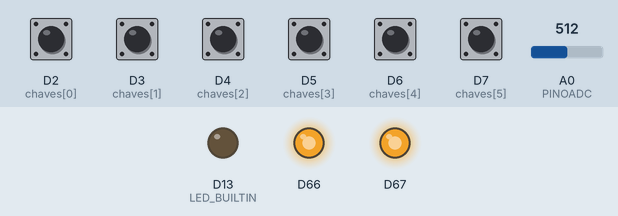
A sketch run on a simulated Arduino Due. Shown: output pins drawn as LEDs (lit = HIGH). Dashed ring = blinking. The test bench sets the inputs (shaded band); at power-on: D2 (chaves[0]), D3 (chaves[1]), D4 (chaves[2]), D5 (chaves[3]), D6 (chaves[4]), D7 (chaves[5]) HIGH, A0 (PINOADC) = 512. What the sketch prints to the serial monitor is not drawn.

Above: at 1.2 s.
1.3 s: D7 (chaves[5]) pulled LOW for 0.15 s
At 2.6 s:
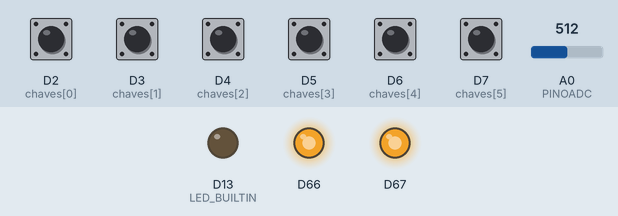
2.9 s: D2 (chaves[0]) pulled LOW for 1 s
At 3.65 s:
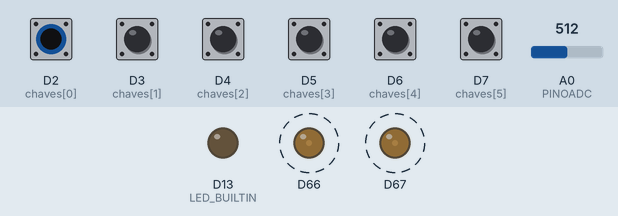
5.4 s: D3 (chaves[1]) pulled LOW for 1 s
At 7.5 s:
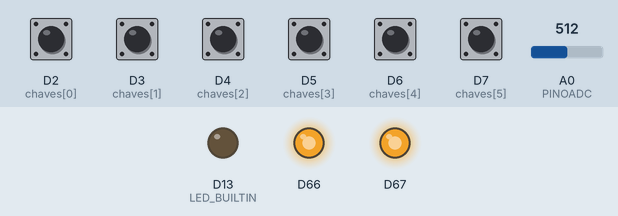
7.9 s: D4 (chaves[2]) pulled LOW for 0.15 s
9.5 s: D5 (chaves[3]) pulled LOW for 0.15 s
11.1 s: D4 (chaves[2]) pulled LOW for 1 s
Timing chart, 0 to 14.1 s (numbered marks = the images above; inputs shaded):
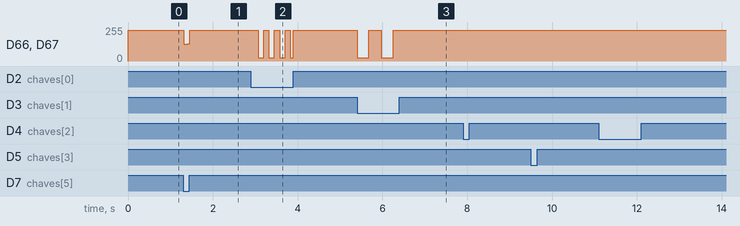

The sketch:

main.ino
```cpp
/* UNIVERSIDADE FEDERAL DE UBERLANDIA
   Biomedical Engineering
   Autors: Ítalo G S Fernandes
           Paulo Camargos Silva
           Nathalia Rodrigues
   contact: italogsfernandes@gmail.com
   URLs: https://github.com/italogfernandes/SEB
  Este codigo faz parte da disciplina de sinais e sistemas
  para engenhara biomedica e visa emular um gerador de sinais
  utilizando as portas DAC do Arduino Due
  Tal sinal tambem sera enviado para a interface Serial
  podendo ser visualizado pelo serial plotter.
    Esquema de montagem:
    Arduino - Dispositivo
    DAC0    - Sinal de saida do canal 0
    DAC1    - Sinal de saida do canal 1
    GND     - Ground comum
*/
#define PINODAC DAC0
#define PINOADC A0
#define UART_BAUDRATE 115200

const double ecg_wave[500] = {
  0, 0.00027337, 0.00054675, 0.00082012, 0.0010935, 0.0013669, 0.0016402, 0.0019136, 0.002187, 0.0024604, 0.0027337, 0.0030071, 0.0032805, 0.0035539, 0.0038272, 0.0041006,
0.004374, 0.0046473, 0.0049207, 0.0051941, 0.0054675, 0.0057408, 0.0060142, 0.0062876, 0.006561, 0.0068343, 0.0071077, 0.0073811, 0.0076545, 0.0079278, 0.0082012, 0.0084746,
0.017655, 0.026836, 0.036017, 0.045198, 0.054379, 0.063559, 0.07274, 0.081921, 0.091102, 0.10028, 0.10946, 0.11864, 0.12782, 0.13701, 0.14619, 0.15537,
0.16455, 0.17373, 0.18291, 0.19209, 0.20127, 0.21045, 0.21963, 0.22881, 0.23799, 0.24718, 0.25636, 0.26554, 0.27472, 0.2839, 0.29308, 0.30226,
0.31144, 0.32062, 0.3298, 0.33898, 0.3298, 0.32062, 0.31144, 0.30226, 0.29308, 0.2839, 0.27472, 0.26554, 0.25636, 0.24718, 0.23799, 0.22881,
0.21963, 0.21045, 0.20127, 0.19209, 0.18291, 0.17373, 0.16455, 0.15537, 0.14619, 0.13701, 0.12782, 0.11864, 0.10946, 0.10028, 0.091102, 0.081921,
0.07274, 0.063559, 0.054379, 0.045198, 0.036017, 0.026836, 0.017655, 0.0084746, 0.0082903, 0.0081061, 0.0079219, 0.0077377, 0.0075534, 0.0073692, 0.007185, 0.0070007,
0.0068165, 0.0066323, 0.006448, 0.0062638, 0.0060796, 0.0058954, 0.0057111, 0.0055269, 0.0053427, 0.0051584, 0.0049742, 0.00479, 0.0046057, 0.0044215, 0.0042373, 0.0040531,
0.0038688, 0.0036846, 0.0035004, 0.0033161, 0.0031319, 0.0029477, 0.0027634, 0.0025792, 0.002395, 0.0022108, 0.0020265, 0.0018423, 0.0016581, 0.0014738, 0.0012896, 0.0011054,
0.00092115, 0.00073692, 0.00055269, 0.00036846, 0.00018423, 0, -0.026194, -0.052388, -0.078582, -0.10478, -0.13097, -0.15716, -0.18336, -0.20955, -0.23575, -0.26194,
-0.28814, -0.23661, -0.18508, -0.13356, -0.082034, -0.030508, 0.021017, 0.072542, 0.12407, 0.17559, 0.22712, 0.27864, 0.33017, 0.38169, 0.43322, 0.48475,
0.53627, 0.5878, 0.63932, 0.69085, 0.74237, 0.7939, 0.84542, 0.89695, 0.94847, 1, 0.92644, 0.85288, 0.77932, 0.70576, 0.6322, 0.55864,
0.48508, 0.41153, 0.33797, 0.26441, 0.19085, 0.11729, 0.043729, -0.029831, -0.10339, -0.17695, -0.25051, -0.32407, -0.39763, -0.47119, -0.54475, -0.61831,
-0.69186, -0.76542, -0.83898, -0.76907, -0.69915, -0.62924, -0.55932, -0.48941, -0.41949, -0.34958, -0.27966, -0.20975, -0.13983, -0.069915, 0, 0.00018625,
0.00037251, 0.00055876, 0.00074502, 0.00093127, 0.0011175, 0.0013038, 0.00149, 0.0016763, 0.0018625, 0.0020488, 0.0022351, 0.0024213, 0.0026076, 0.0027938, 0.0029801, 0.0031663,
0.0033526, 0.0035388, 0.0037251, 0.0039113, 0.0040976, 0.0042839, 0.0044701, 0.0046564, 0.0048426, 0.0050289, 0.0052151, 0.0054014, 0.0055876, 0.0057739, 0.0059601, 0.0061464,
0.0063327, 0.0065189, 0.0067052, 0.0068914, 0.0070777, 0.0072639, 0.0074502, 0.0076364, 0.0078227, 0.0080089, 0.0081952, 0.0083814, 0.0085677, 0.008754, 0.0089402, 0.0091265,
0.0093127, 0.009499, 0.0096852, 0.0098715, 0.010058, 0.010244, 0.01043, 0.010617, 0.010803, 0.010989, 0.011175, 0.011362, 0.011548, 0.011734, 0.01192, 0.012107,
0.012293, 0.012479, 0.012665, 0.012852, 0.013038, 0.013224, 0.01341, 0.013597, 0.013783, 0.013969, 0.014155, 0.014342, 0.014528, 0.014714, 0.0149, 0.015087,
0.015273, 0.015459, 0.015645, 0.015832, 0.016018, 0.016204, 0.01639, 0.016577, 0.016763, 0.016949, 0.021422, 0.025895, 0.030367, 0.03484, 0.039313, 0.043785,
0.048258, 0.052731, 0.057203, 0.061676, 0.066149, 0.070621, 0.075094, 0.079567, 0.08404, 0.088512, 0.092985, 0.097458, 0.10193, 0.1064, 0.11088, 0.11535,
0.11982, 0.12429, 0.12877, 0.13324, 0.13771, 0.14218, 0.14666, 0.15113, 0.1556, 0.16008, 0.16455, 0.16902, 0.17349, 0.17797, 0.17349, 0.16902,
0.16455, 0.16008, 0.1556, 0.15113, 0.14666, 0.14218, 0.13771, 0.13324, 0.12877, 0.12429, 0.11982, 0.11535, 0.11088, 0.1064, 0.10193, 0.097458,
0.092985, 0.088512, 0.08404, 0.079567, 0.075094, 0.070621, 0.066149, 0.061676, 0.057203, 0.052731, 0.048258, 0.043785, 0.039313, 0.03484, 0.030367, 0.025895,
0.021422, 0.016949, 0.016142, 0.015335, 0.014528, 0.013721, 0.012914, 0.012107, 0.011299, 0.010492, 0.0096852, 0.0088781, 0.008071, 0.0072639, 0.0064568, 0.0056497,
0.0048426, 0.0040355, 0.0032284, 0.0024213, 0.0016142, 0.0008071, 0, 0, 0, 0, 0, 0, 0, 0, 0, 0,
0, 0, 0, 0, 0, 0, 0, 0, 0, 0, 0, 0, 0, 0, 0, 0,
0, 0, 0, 0, 0, 0, 0, 0, 0, 0, 0, 0, 0, 0, 0, 0,
0, 0, 0, 0, 0, 0, 0, 0, 0, 0, 0, 0, 0, 0, 0, 0,
0, 0, 0, 0, 0, 0, 0, 0, 0, 0, 0, 0, 0, 0, 0, 0,
0, 0, 0, 0, 0, 0, 0, 0, 0, 0, 0, 0, 0, 0, 0, 0,
0, 0, 0, 0
};

const double sin_wave[500] = {
  0, 0.012591, 0.02518, 0.037766, 0.050345, 0.062916, 0.075477, 0.088027, 0.10056, 0.11308, 0.12558, 0.13806,
0.15052, 0.16296, 0.17537, 0.18775, 0.2001, 0.21243, 0.22471, 0.23696, 0.24918, 0.26135, 0.27348, 0.28557, 0.29762, 0.30962, 0.32156, 0.33346,
0.3453, 0.35709, 0.36883, 0.3805, 0.39212, 0.40367, 0.41515, 0.42658, 0.43793, 0.44922, 0.46043, 0.47157, 0.48264, 0.49363, 0.50454, 0.51537,
0.52612, 0.53678, 0.54736, 0.55786, 0.56826, 0.57858, 0.5888, 0.59893, 0.60897, 0.61891, 0.62875, 0.63849, 0.64813, 0.65767, 0.6671, 0.67643,
0.68565, 0.69476, 0.70376, 0.71265, 0.72143, 0.73009, 0.73863, 0.74706, 0.75537, 0.76357, 0.77164, 0.77958, 0.78741, 0.79511, 0.80268, 0.81013,
0.81744, 0.82463, 0.83169, 0.83861, 0.84541, 0.85206, 0.85859, 0.86497, 0.87122, 0.87734, 0.88331, 0.88914, 0.89483, 0.90038, 0.90579, 0.91105,
0.91617, 0.92115, 0.92597, 0.93065, 0.93519, 0.93957, 0.94381, 0.9479, 0.95183, 0.95562, 0.95925, 0.96273, 0.96606, 0.96924, 0.97226, 0.97513,
0.97784, 0.9804, 0.9828, 0.98505, 0.98714, 0.98908, 0.99085, 0.99247, 0.99394, 0.99524, 0.99639, 0.99738, 0.99821, 0.99889, 0.9994, 0.99976,
0.99996, 1, 0.99988, 0.9996, 0.99916, 0.99857, 0.99782, 0.9969, 0.99584, 0.99461, 0.99322, 0.99168, 0.98998, 0.98813, 0.98611, 0.98395,
0.98162, 0.97914, 0.9765, 0.97371, 0.97077, 0.96767, 0.96442, 0.96101, 0.95745, 0.95374, 0.94988, 0.94587, 0.94171, 0.9374, 0.93294, 0.92833,
0.92358, 0.91868, 0.91363, 0.90844, 0.9031, 0.89763, 0.892, 0.88624, 0.88034, 0.8743, 0.86812, 0.8618, 0.85534, 0.84875, 0.84203, 0.83517,
0.82818, 0.82105, 0.8138, 0.80642, 0.79891, 0.79127, 0.78351, 0.77562, 0.76762, 0.75949, 0.75123, 0.74286, 0.73438, 0.72577, 0.71705, 0.70822,
0.69927, 0.69022, 0.68105, 0.67178, 0.6624, 0.65291, 0.64332, 0.63363, 0.62384, 0.61395, 0.60396, 0.59388, 0.5837, 0.57343, 0.56307, 0.55262,
0.54208, 0.53146, 0.52075, 0.50996, 0.49909, 0.48814, 0.47711, 0.46601, 0.45483, 0.44358, 0.43226, 0.42087, 0.40942, 0.3979, 0.38632, 0.37467,
0.36297, 0.35121, 0.33939, 0.32752, 0.3156, 0.30362, 0.2916, 0.27954, 0.26742, 0.25527, 0.24308, 0.23084, 0.21857, 0.20627, 0.19393, 0.18156,
0.16917, 0.15675, 0.1443, 0.13183, 0.11933, 0.10682, 0.094296, 0.081754, 0.069198, 0.056632, 0.044056, 0.031474, 0.018886, 0.0062957, -0.0062957, -0.018886,
-0.031474, -0.044056, -0.056632, -0.069198, -0.081754, -0.094296, -0.10682, -0.11933, -0.13183, -0.1443, -0.15675, -0.16917, -0.18156, -0.19393, -0.20627, -0.21857,
-0.23084, -0.24308, -0.25527, -0.26742, -0.27954, -0.2916, -0.30362, -0.3156, -0.32752, -0.33939, -0.35121, -0.36297, -0.37467, -0.38632, -0.3979, -0.40942,
-0.42087, -0.43226, -0.44358, -0.45483, -0.46601, -0.47711, -0.48814, -0.49909, -0.50996, -0.52075, -0.53146, -0.54208, -0.55262, -0.56307, -0.57343, -0.5837,
-0.59388, -0.60396, -0.61395, -0.62384, -0.63363, -0.64332, -0.65291, -0.6624, -0.67178, -0.68105, -0.69022, -0.69927, -0.70822, -0.71705, -0.72577, -0.73438,
-0.74286, -0.75123, -0.75949, -0.76762, -0.77562, -0.78351, -0.79127, -0.79891, -0.80642, -0.8138, -0.82105, -0.82818, -0.83517, -0.84203, -0.84875, -0.85534,
-0.8618, -0.86812, -0.8743, -0.88034, -0.88624, -0.892, -0.89763, -0.9031, -0.90844, -0.91363, -0.91868, -0.92358, -0.92833, -0.93294, -0.9374, -0.94171,
-0.94587, -0.94988, -0.95374, -0.95745, -0.96101, -0.96442, -0.96767, -0.97077, -0.97371, -0.9765, -0.97914, -0.98162, -0.98395, -0.98611, -0.98813, -0.98998,
-0.99168, -0.99322, -0.99461, -0.99584, -0.9969, -0.99782, -0.99857, -0.99916, -0.9996, -0.99988, -1, -0.99996, -0.99976, -0.9994, -0.99889, -0.99821,
-0.99738, -0.99639, -0.99524, -0.99394, -0.99247, -0.99085, -0.98908, -0.98714, -0.98505, -0.9828, -0.9804, -0.97784, -0.97513, -0.97226, -0.96924, -0.96606,
-0.96273, -0.95925, -0.95562, -0.95183, -0.9479, -0.94381, -0.93957, -0.93519, -0.93065, -0.92597, -0.92115, -0.91617, -0.91105, -0.90579, -0.90038, -0.89483,
-0.88914, -0.88331, -0.87734, -0.87122, -0.86497, -0.85859, -0.85206, -0.84541, -0.83861, -0.83169, -0.82463, -0.81744, -0.81013, -0.80268, -0.79511, -0.78741,
-0.77958, -0.77164, -0.76357, -0.75537, -0.74706, -0.73863, -0.73009, -0.72143, -0.71265, -0.70376, -0.69476, -0.68565, -0.67643, -0.6671, -0.65767, -0.64813,
-0.63849, -0.62875, -0.61891, -0.60897, -0.59893, -0.5888, -0.57858, -0.56826, -0.55786, -0.54736, -0.53678, -0.52612, -0.51537, -0.50454, -0.49363, -0.48264,
-0.47157, -0.46043, -0.44922, -0.43793, -0.42658, -0.41515, -0.40367, -0.39212, -0.3805, -0.36883, -0.35709, -0.3453, -0.33346, -0.32156, -0.30962, -0.29762,
-0.28557, -0.27348, -0.26135, -0.24918, -0.23696, -0.22471, -0.21243, -0.2001, -0.18775, -0.17537, -0.16296, -0.15052, -0.13806, -0.12558, -0.11308, -0.10056,
-0.088027, -0.075477, -0.062916, -0.050345, -0.037766, -0.02518, -0.012591, -2.4493e-16
};

//Obs: A forma de onda quadrada, triangular e rampa sera gerada em tempo de execução

//Tipos de ondas possiveis de se selecionar
typedef enum {
  SIN_WAVE,
  SQUARE_WAVE,
  TRIANGLE_WAVE,
  RAMP_WAVE,
  CONST_WAVE,
  ECG_WAVE
} waveforms_t;

/////////////////////////////////////////////////
// Implementacao de um timer atraves do micros //
/////////////////////////////////////////////////
class Timer_t {
  private:
    unsigned long _actual_time;
    unsigned long _waited_time;
    bool _running;
    uint32_t _interval;

  public:
    bool elapsed;

    Timer_t(uint32_t interval = 1000) {
      _interval = interval;
      elapsed = false;
      _actual_time = micros();
      _waited_time = _actual_time + interval;
    }

    void setInterval(uint32_t interval) {
      _interval = interval;
    }

    uint32_t getInterval() {
      return _interval;
    }

    void start() {
      _running = true;
      _actual_time = millis();
      _waited_time = _actual_time + _interval;
    }

    void stop() {
      _running = false;
    }

    void wait_next() {
      elapsed = false;
    }

    void update() {
      _actual_time = micros();
      if (_running) {
        if (_actual_time >= _waited_time) {
          _waited_time = _actual_time + _interval;
          elapsed = true;
        }
      }
    }

};

/////////////////////////////////////////
//Classe para gerar as formas de onda //
////////////////////////////////////////

class SignalGenerator {
private:
  Timer_t _sampling_control;
  waveforms_t _waveform; //Acessible by getter and setter
  uint16_t _actual_index;
  uint8_t _pin_out;
  uint8_t _resolution_bits;
  uint16_t _max_value_resolution;
  double _actual_value;
  double _offset;
  double _amplitude;

  double get_next(){
    switch (_waveform) {
      case SIN_WAVE:
      _actual_value = sin_wave[_actual_index];
      break;
      case SQUARE_WAVE:
      _actual_index > 250? _actual_value = -1: _actual_value = 1;
      break;
      case TRIANGLE_WAVE:
      _actual_value = (double) _actual_index / 250.0;
      if(_actual_value > 1){
        _actual_value = 2 - _actual_value;
      }
      break;
      case RAMP_WAVE:
      _actual_value = (double) _actual_index / 500.0;
      break;
      case CONST_WAVE:
      _actual_value = 1;
      break;
      case ECG_WAVE:
      _actual_value = ecg_wave[_actual_index];
      break;
    }
    _actual_value = _actual_value*_amplitude + _offset;
    //Outro modo
    // _actual_index = _actual_index +1;
    // if(_actual_index >= 500){
    //   _actual_index = 0;
    // }
    ++_actual_index %= 500; //Incremento circular
    return _actual_value;
  }

  void begin() {
    //pinMode(_pin_out, OUTPUT);
    analogWriteResolution(12);
  }

public:
  SignalGenerator (uint8_t pin_out = DAC0,uint8_t resolution_bits = 12){
    _pin_out = pin_out;

    _resolution_bits = resolution_bits;
    _max_value_resolution = pow(2,12) - 1;
    begin();
    _waveform = SIN_WAVE;
    _actual_index = 0;

    _sampling_control.setInterval(1000);
    _offset = 0;
    _amplitude = 100;
  }

  void start(){
    _sampling_control.start();
  }

  void stop(){
    _sampling_control.stop();
  }

  void generate_value(){
    get_next();
    analogWrite(DAC0,(uint16_t) _actual_value);
    analogWrite(DAC1,(uint16_t) _actual_value);
    Serial.println(String((uint16_t) _actual_value));
  }

  void update() {
    _sampling_control.update();
    if (_sampling_control.elapsed) {
      generate_value();
      _sampling_control.wait_next();
    }
  }

  ////////////////////////
  //Getters and Setters //
  ////////////////////////
  void setAquireInterval(uint32_t interval) {
    _sampling_control.setInterval(interval);
  }

  uint32_t getAquireInterval() {
    return _sampling_control.getInterval();
  }

  void setFreq(double frequency) {
    // 500 ticks /s = 1 Hz
    // 500Hz = 1Hz
    // 5000Hz = 10Hz
    // 5000Hz = 0.2ms
    frequency = frequency * 500;
    setAquireInterval((uint32_t) (1000000 / frequency));
  }

  double getFreq() {
    //500 ticks /s = 1 Hz
    return (double) 500*1000000 / (double) getAquireInterval();
  }

  waveforms_t getWaveform(){
    return _waveform;
  }

  void setWaveform(waveforms_t waveform){
    _waveform = waveform;
  }

  void setAmplitude(double amplitude){
    _amplitude = amplitude;
  }

  void setOffset(double offset){
    _offset = offset;
  }
};

//////////////////////
//Variaveis globais //
//////////////////////
const int chaves[] = {  2,3,4,5,6,7};
SignalGenerator my_generator; //lazy thing, work around...
bool status_led = false;
char serialOp;
uint8_t seletor;
//////////////////
//Main Function //
//////////////////
void setup() {
  analogWriteResolution(12);
  pinMode(LED_BUILTIN, OUTPUT);
  for(int i = 0; i < 6; i++){
    pinMode(chaves[i], INPUT_PULLUP);
  }
  Serial.begin(UART_BAUDRATE);
  Serial.println("Hora do show! Birl");
  my_generator.setOffset(2048);
  my_generator.setAmplitude(1638);
  my_generator.setWaveform(SIN_WAVE);
  my_generator.setFreq(1); //1Hz
  my_generator.start();
}

void loop() {
  my_generator.setFreq(map(analogRead(PINOADC),0,1023,1,10)); //1Hz
  my_generator.update();
  if(!digitalRead(chaves[0])){
    my_generator.setWaveform(SIN_WAVE);
  } else if(!digitalRead(chaves[1])){
    my_generator.setWaveform(SQUARE_WAVE);
  } else if(!digitalRead(chaves[2])){
    my_generator.setWaveform(TRIANGLE_WAVE);
  } else if(!digitalRead(chaves[3])){
    my_generator.setWaveform(RAMP_WAVE);
  } else if(!digitalRead(chaves[4])){
    my_generator.setWaveform(CONST_WAVE);
  } else if(!digitalRead(chaves[5])){
    my_generator.setWaveform(ECG_WAVE);
  } else {
    my_generator.setWaveform(CONST_WAVE);
  }
}
```

Measured:
- after the input at 1.3 s, D66, D67: 229/255 → 127/255 at once, → 229/255 0.08 s later
- after the input at 2.9 s, D66, D67: alternates 229/255 for 0.13 s and 25/255 for 0.13 s, 8 changes in all, then stays 229/255, starting after 0.17 s
- after the input at 5.4 s, D66, D67: alternates 229/255 for 0.29 s and 25/255 for 0.28 s, 4 changes in all, then stays 229/255, starting at once
